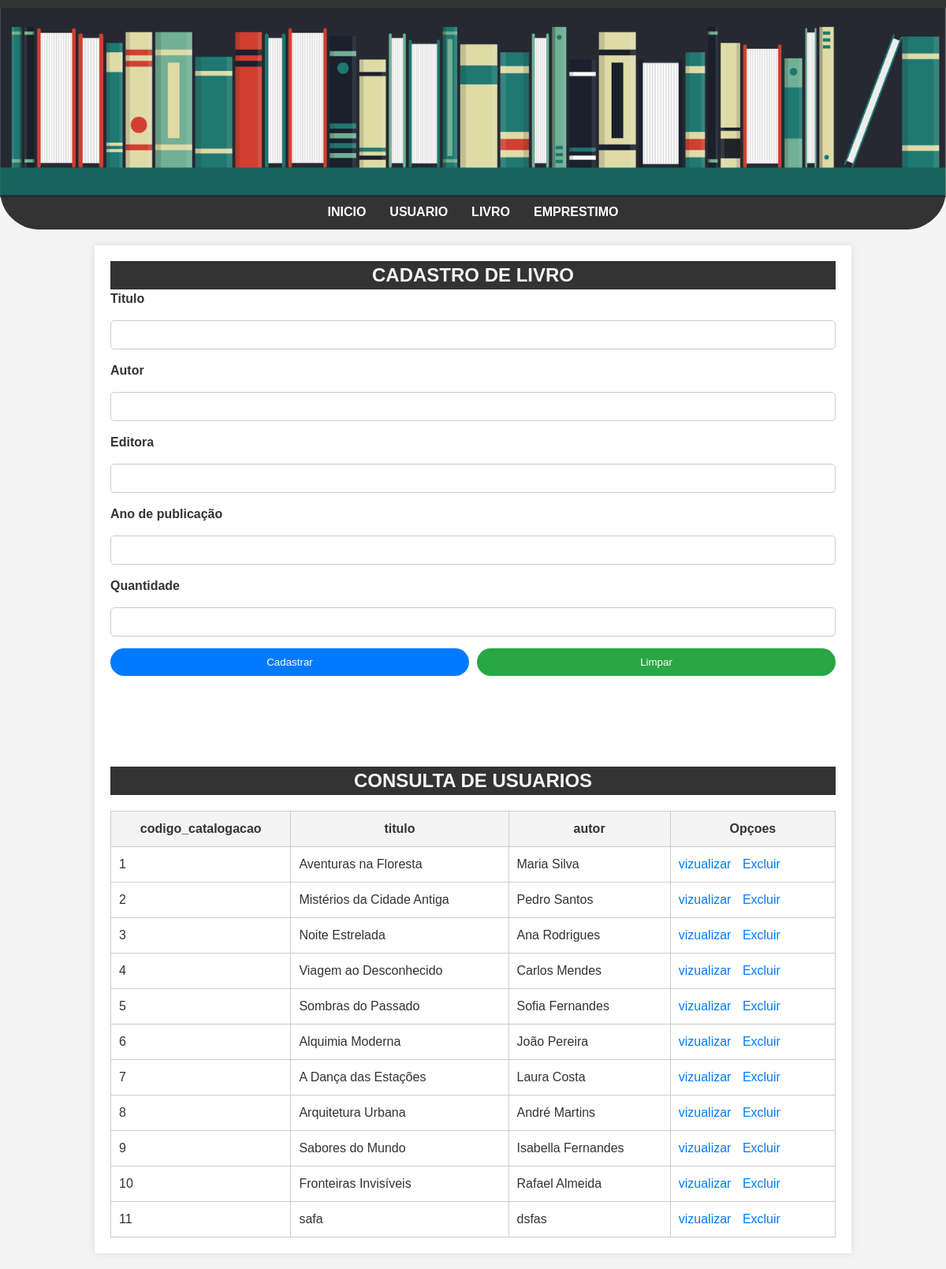
Page /livro.php on the committed database.
### tables this page shows
CREATE TABLE "tb_livro" (
	"codigo_catalogacao"	INTEGER,
	"titulo"	TEXT NOT NULL,
	"autor"	TEXT NOT NULL,
	"editora"	TEXT NOT NULL,
	"ano_de_publicacao"	TEXT NOT NULL,
	"quantidade" INTEGER NOT NULL,
	PRIMARY KEY("codigo_catalogacao" AUTOINCREMENT)
);

### livro.php (the view, shortened to what this page needs)
<?php
    try {
        $conectar = new PDO("sqlite:banco/banco_biblioteca.db");
        $sql = $conectar->query("SELECT * FROM tb_livro");
        $tb_livro = $sql->fetchAll(PDO::FETCH_ASSOC);
    } catch (\Throwable $th) {
        echo "nao ok";
    }
?>
<!DOCTYPE html>
<html lang="pt_br">
<head>
    <link rel="stylesheet" href="./css/style.css">
</head>
<body>
    <header>
       <img src="/img/Biblioteca-Banner.png" alt="Biblioteca-Banner">
       <nav class="menu">
            <ul>
                <li><a href="index.php">Inicio</a></li>
                <li><a href="usuarios.php">Usuario</a></li>
                <li><a href="livro.php">Livro</a></li>
                <li><a href="#">emprestimo</a></li>
            </ul>
       </nav>
    </header>
    <main>
    <div class="cadastro">
        <h2>Cadastro de livro</h2>
        <form action="livro_cadastro.php" method="POST">
            <label for="titulo">Titulo</label>
            <input type="text" name="titulo" id="titulo">
            <label for="autor">Autor</label>
            <input type="text" name="autor" id="autor">
            <label for="editora">Editora</label>
            <input type="text" name="editora" id="editora">
            <label for="ano_de_publicacao">Ano de publicação</label>
            <input type="text" name="ano_de_publicacao" id="ano_de_publicacao">
            <label for="quantidade">Quantidade</label>
            <input type="text" name="quantidade" id="quantidade">
            <div class="botoes">
                <input type="submit" value="Cadastrar">
                <input type="reset" value="Limpar">
            </div>
        </form>
    </div>
    <div class="consulta">
        <h2>Consulta de usuarios</h2>
        <table>
            <tr>
                <th>codigo_catalogacao</th>
                <th>titulo</th>
                <th>autor</th>
                <th>Opçoes</th>
            </tr>
            <?php
             for($i = 0; $i < count($tb_livro); $i++){
                echo "<tr>";
                echo "<td>" . $tb_livro[$i]['codigo_catalogacao'] . "</td>";
                echo "<td>" . $tb_livro[$i]['titulo'] . "</td>";
                echo "<td>" . $tb_livro[$i]['autor'] . "</td>";
                echo "<td> <a href='#'>vizualizar</a> <a href='#'>Excluir</a> </td>" ;
                echo "</tr>";
            }
            ?>
        </table>
    </div>
    </main>
</body>
</html>

### css/style.css (style rules this page uses)
* { margin: 0; padding: 0; font-family: Arial, sans-serif; text-decoration: none; box-sizing: border-box; }
body { background-color: #f4f4f4; color: #333; font-size: 16px; line-height: 1.5; }
header { background-color: #333; color: #fff; padding: 10px 0; text-align: center; border-bottom-left-radius: 50px; border-bottom-right-radius: 50px; }
header img { width: 100%; }
nav ul { list-style-type: none; display: flex; justify-content: center; }
nav li { margin: 0 15px; }
nav a { color: #fff; font-weight: bold; transition: color 0.3s; text-transform: uppercase; }
main { width: 80%; max-width: 1200px; margin: 20px auto; background-color: #fff; padding: 20px; box-shadow: 0 0 10px rgba(0, 0, 0, 0.1); }
.cadastro { margin-bottom: 100px; }
h2 { width: 100%; background-color: #333; color: #f4f4f4; text-transform: uppercase; text-align: center; }
label { font-weight: bold; }
label, input { display: block; width: 100%; margin-bottom: 15px; }
input[type="text"] { padding: 10px; border: 1px solid #ccc; border-radius: 5px; }
.botoes { display: flex; justify-content: start; gap: 10px; }
.botoes input[type="submit"], .botoes input[type="reset"], .botoes input[type="button"] { padding: 10px 20px; border: none; border-radius: 50px; cursor: pointer; transition: background-color 0.3s; }
.botoes input[type="submit"] { background-color: #007BFF; color: #fff; }
.botoes input[type="reset"] { background-color: #28a745; color: #fff; }
table { width: 100%; border-collapse: collapse; margin-top: 20px; }
th, td, tr { padding: 10px; border: 1px solid #ccc; text-align: left; }
th { background-color: #f4f4f4; text-align: center; }
td a { color: #007BFF; margin-right: 10px; }

### rows in the picture
tb_livro: codigo_catalogacao "1", titulo "Aventuras na Floresta", autor "Maria Silva"
tb_livro: codigo_catalogacao "2", titulo "Mistérios da Cidade Antiga", autor "Pedro Santos"
tb_livro: codigo_catalogacao "3", titulo "Noite Estrelada", autor "Ana Rodrigues"
tb_livro: codigo_catalogacao "4", titulo "Viagem ao Desconhecido", autor "Carlos Mendes"
tb_livro: codigo_catalogacao "5", titulo "Sombras do Passado", autor "Sofia Fernandes"
tb_livro: codigo_catalogacao "6", titulo "Alquimia Moderna", autor "João Pereira"
tb_livro: codigo_catalogacao "7", titulo "A Dança das Estações", autor "Laura Costa"
tb_livro: codigo_catalogacao "8", titulo "Arquitetura Urbana", autor "André Martins"
tb_livro: codigo_catalogacao "9", titulo "Sabores do Mundo", autor "Isabella Fernandes"
tb_livro: codigo_catalogacao "10", titulo "Fronteiras Invisíveis", autor "Rafael Almeida"
tb_livro: codigo_catalogacao "11", titulo "safa", autor "dsfas"
